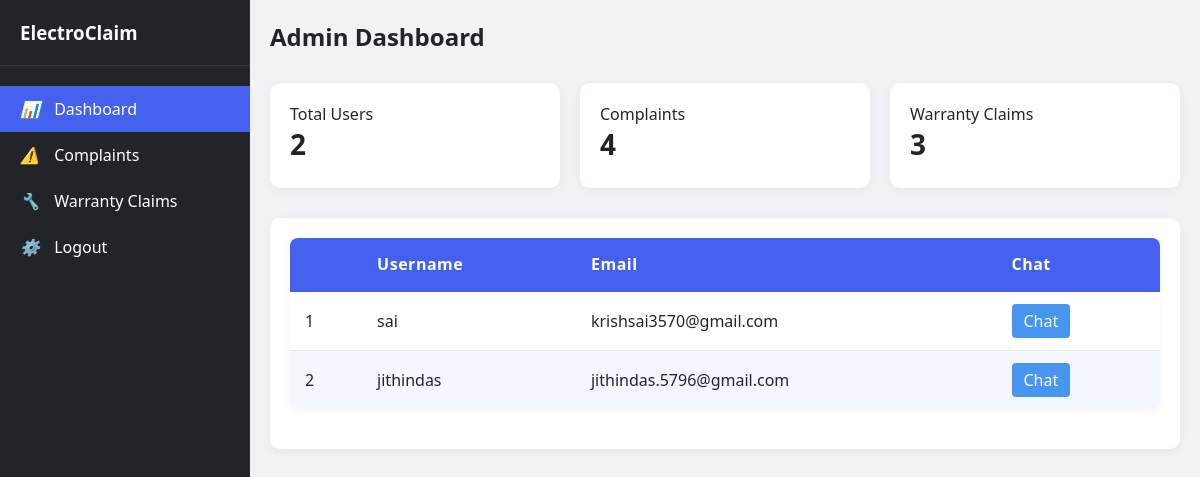
The app's page /shop_owner_dashboard/, older data.
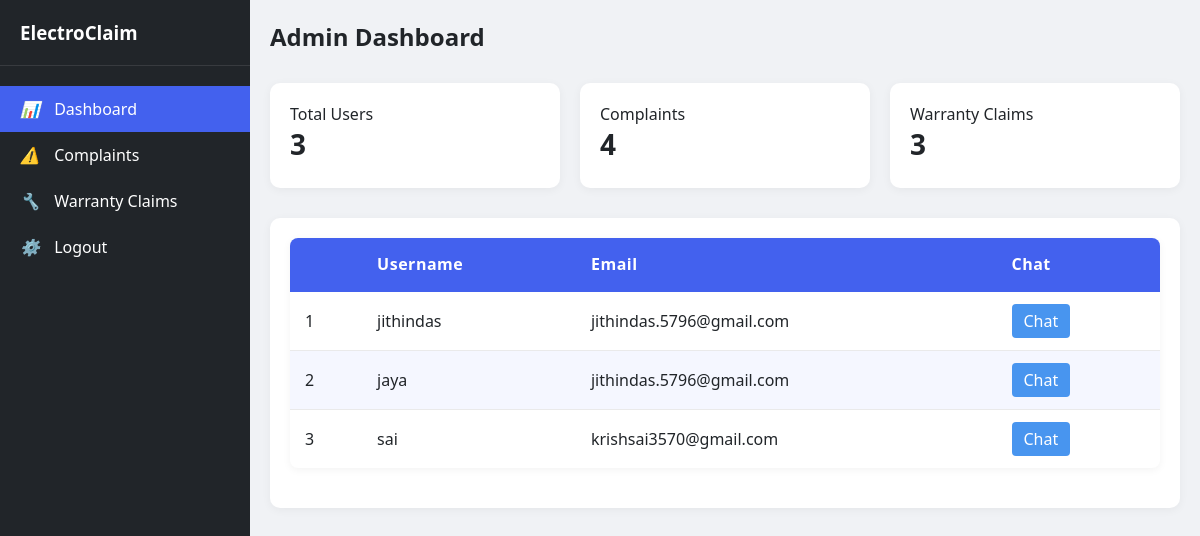
The same page, newer data.
### myapp/models.py (models this page shows, shortened)
class User(AbstractUser):
    ROLE_CHOICES = (
        ('customer', 'Customer'),
        ('shop_owner', 'Shop Owner'),
    )
    role = models.CharField(max_length=20, choices=ROLE_CHOICES, default='customer')

### myapp/views.py (the view)
# urls.py: path('shop_owner_dashboard/', ShopOwnerDashboardView.as_view(), name='shop_owner_dashboard'),
class ShopOwnerDashboardView(View):
    def get(self, request):
        users = User.objects.filter(is_superuser=False).annotate(
            last_chat_time=Max('sent_warranty_messages__timestamp')
        ).order_by('-last_chat_time')
        total_users = User.objects.filter(is_superuser=False).count()
        total_complaints = Complaint.objects.count()
        total_warranties = WarrantyClaim.objects.count()
        context = {
            'users': users,
            'total_users': total_users,
            'total_complaints': total_complaints,
            'total_warranties': total_warranties,
        }
        return render(request, 'shop_owner_dashboard.html', context)

### myapp/templates/shop_owner_dashboard.html (shortened to what this page needs)
<!DOCTYPE html>
<html lang="en">
<head>
</head>
<body>
    <div class="dashboard">
        <div class="sidebar">
            <div class="sidebar-header">
                <a class="sidebar-a" href="{% url 'home' %}">
                    <h3>ElectroClaim</h3>
                </a>
            </div>
            <div class="sidebar-menu">
                <div class="menu-item active">
                    <a class="menu-a" href="{% url 'shop_owner_dashboard' %}">
                        <i>📊</i> Dashboard
                    </a>
                    </div>
                <div class="menu-item">
                    <a class="menu-a" href="{% url 'complaints' %}">
                        <i>⚠️</i> Complaints
                    </a>
                </div>
                <div class="menu-item">
                    <a class="menu-a" href="{% url 'warranty' %}">
                        <i>🔧</i> Warranty Claims
                    </a>
                </div>
                <div class="menu-item">
                    <a class="menu_a" href="{% url 'logout' %}">
                        <i>⚙️</i> Logout
                    </a>
                </div>
            </div>
        </div>
        <div class="main-content">
            <div class="header">
                <h2>Admin Dashboard </h2>
            </div>
            <div class="stats-container">
                <div class="stat-card">
                    <div class="stat-trend">Total Users</div>
                    <div class="stat-value">{{total_users}}</div>
                </div>
                <div class="stat-card">
                    <div class="stat-trend"> Complaints</div>
                    <div class="stat-value">{{total_complaints}}</div>
                </div>
                <div class="stat-card">
                    <div class="stat-trend">Warranty Claims</div>
                    <div class="stat-value">{{total_warranties}}</div>
                </div>
            </div>
            <div class="section">
                <table>
                    <thead>
                        <tr>
                            <th></th>
                            <th>Username</th>
                            <th>Email</th>
                            <th>Chat</th>
                        </tr>
                    </thead>
                    <tbody>
                        {% for user in users %}
                        <tr>
                            <td>{{ forloop.counter }}</td>
                            <td>{{ user.username }}</td>
                            <td>{{ user.email }}</td>
                            <td><a href="{% url 'chat' user.id %}">Chat</a></td>
                        </tr>
                        {% empty %}
                        <tr>
                            <td colspan="5">No users found.</td>
                        </tr>
                        {% endfor %}
                    </tbody>
                </table>
            </div>
        </div>
    </div>
</body>
</html>

Row changes from the older to the newer data that the page shows:
changed User "jithindas": moves up the list
added User: username "jaya", email "jithindas.5796@gmail.com"
Text that changed along with them:
{{ total_users }}: "2" → "3"
